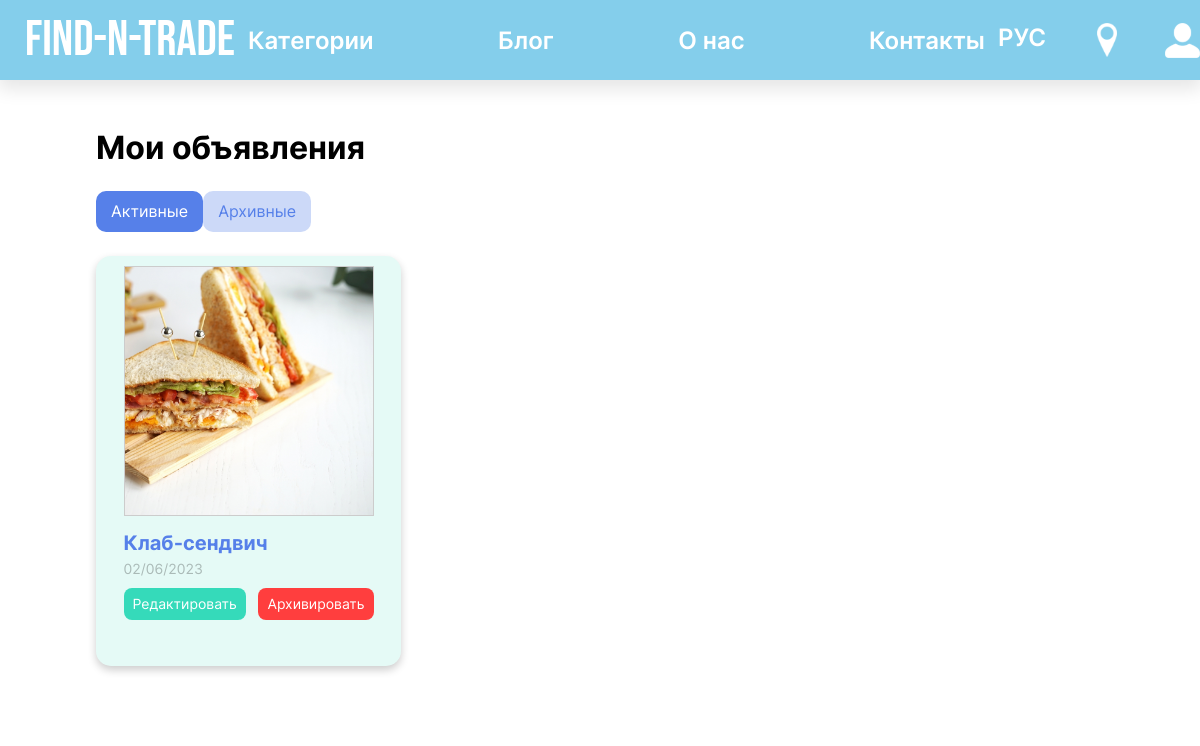
The app's page /active_ads/ (signed in) with its own data.
### main/models.py (models this page shows, shortened)
class Ad(models.Model):
    user= models.ForeignKey(CustomUser, blank=False, null=False, on_delete=models.CASCADE, related_name='creator')
    title= models.CharField(max_length=50, verbose_name="Title")
    company_name= models.CharField(max_length=50, blank=True, null=True, verbose_name="Company_name")
    description= models.TextField(verbose_name="Description")
    image_link = models.ImageField(upload_to=user_image_directory_path, blank=True, null=True,
                                   verbose_name="Ad image")
    cost= models.FloatField(verbose_name="Cost")
    responders= models.ManyToManyField(Respond)
    create_date = models.DateField(auto_now_add=True, verbose_name="Creation date")
    edit_date = models.DateField(auto_now=True, verbose_name="Edit date")
    is_active = models.BooleanField(default=True, verbose_name="Active")
    category=models.OneToOneField(Category, blank=True, null=True, on_delete=models.CASCADE)

### main/views.py (the view)
# urls.py: path('active_ads/', views.ActiveAdListView.as_view(), name='active ads'),
class ActiveAdListView(ListView):
    template_name = "main/active_ads.html"
    model = Ad
    paginate_by = 4
    def get_queryset(self):
        new_context = Ad.objects.filter(
            user=self.request.user,
            is_active=True
        )
        return new_context

### main/templates/main/active_ads.html (shortened to what this page needs)
{% extends 'main/base.html' %}
{% load static %}
{% block links %}  <link rel="stylesheet" href="{% static 'main/css/style_imported.css' %}">  {% endblock %}
{% block content %}
<body background="{% static 'main/images/bg4.png' %}">
    <main>
      <h1 id="actarchads">Мои объявления</h1>
      <div class="ads-sections">
        <a href="{% url 'active ads'%}"><p>Активные</p></a>
        <a href="{% url 'archived ads'%}"><p class="nav_nonactive">Архивные</p></a>
      </div>
      <div class="adsactive">
        {% for i in object_list %}
          <div class="card">
            <div class="ad_image">
              {% if i.image_link.file is not None     %}
              <img src="{{i.image_link.url}}" alt="" style="object-fit:cover;
              object-position: right;
                 width:250px;
                 height:250px;
                 border: solid 1px #CCC">
              {% else %}
              <img src="{% static 'main/img/no-image-removebg-preview.png'%}" alt="" style="object-fit:cover;
              object-position: right;
                 width:250px;
                 height:250px;
                 border: solid 1px #CCC">
              {% endif %}
            </div>
            <div class="adtext">
              <h4><b>{{i.title}} </b></h4>
              <p>{{i.create_date|date:'d/m/Y'}}</p>
            </div>
            <div class="ads-actions">
              <a href="#"><p style="background-color: #35DABA">Редактировать</p></a>
              <form action="{% url 'archive_ad'%}" method="post">
                <button><p style="background-color: #FF3E3E; color: white;">Архивировать</p></button>
              </form>
            </div>
          </div>
      {% endfor %}
    </div>
    <div class="pagination" style="margin-top: 30px;">
      <div class="pages">
        {% for page in paginator.page_range %}
          <a href="?page={{page}}"><p class="{% if page_obj.number == page  %}active_page{% endif %}">{{page}}</p></a>
        {% endfor %}
       </div>
     </main>
</body>
{% endblock %}

### main/static/main/css/style.css (style rules this page uses)
* { box-sizing: border-box; margin: 0; padding: 0; font-family: "Inter", sans-serif; }
a { text-decoration: none; color: #fff; user-drag: none; -webkit-user-drag: none; user-select: none; -moz-user-select: none; -webkit-user-select: none; -ms-user-select: none; }
img { -webkit-user-select: none; -moz-user-select: none; -ms-user-select: none; user-select: none; user-drag: none; -webkit-user-drag: none; user-select: none; -moz-user-select: none; -webkit-user-select: none; -ms-user-select: none; }
button { border: none; outline: none; background: none; display: block; cursor: pointer; -webkit-user-select: none; -moz-user-select: none; -ms-user-select: none; user-select: none; }
:root { --bs-lightblue: #84CEEB; --bs-blue: #5AB9EA; --bs-gradient_one: linear-gradient(60deg, rgba(104, 201, 201, 0.8724440459777661) 15%, rgba(90, 185, 234, 0.4186625333727241) 49%, rgba(86, 128, 233, 0.7015756986388305) 84%); --bs--gradient_two: linear-gradient(45deg, rgba(255, 255, 255, 0.8724440459777661) 15%, rgba(86, 128, 233, 0.7015756986388305) 84%); --bs--gradient_three: linear-gradient(45deg, rgba(255, 255, 255, 0.8724440459777661) 15%, rgba(109, 177, 232, 0.702) 90%); --bs--gradient_four: linear-gradient(45deg, #68C9C9, #5680E9); --bs--lapisblue: #5680E9; --bs-darkblue: #152243; --bs-sea: #072A82; --bs-lavender: #83A4EF; --bs-green: #81D6CD; --bs-grayblue: #2E5E71; --bs-lime: #00FF85; --bs-red: #FF3E3E; --bs-yellow: #FFD84F; }
:root { --bs-lightblue: #84CEEB; --bs-blue: #5AB9EA; --bs-gradient_one: linear-gradient(60deg, rgba(104, 201, 201, 0.8724440459777661) 15%, rgba(90, 185, 234, 0.4186625333727241) 49%, rgba(86, 128, 233, 0.7015756986388305) 84%); --bs--gradient_two: linear-gradient(45deg, rgba(255, 255, 255, 0.8724440459777661) 15%, rgba(86, 128, 233, 0.7015756986388305) 84%); --bs--lapisblue: #5680E9; --bs-darkblue: #152243; --bs-lavender: #83A4EF; --bs-green: #81D6CD; }
.pagination { width: 14%; margin: auto; height: 10%; }
.pages { display: flex; column-gap: 10px; align-items: center; justify-content: center; }
.pages p { text-align: center; font-size: 15px; font-weight: normal; background-color: var(--bs--blue); opacity: 0.5; color: white; padding: 4px 9px; border-radius: 30px; }
.pages a { text-decoration: none; }
.active_page { opacity: 1 !important; }

### main/static/main/css/style_imported.css (style rules this page uses)
:root { --bs-lightblue: #84CEEB; --bs-blue: #5AB9EA; --bs-gradient_one: linear-gradient(60deg, rgba(104, 201, 201, 0.8724440459777661) 15%, rgba(90, 185, 234, 0.4186625333727241) 49%, rgba(86, 128, 233, 0.7015756986388305) 84%); --bs--gradient_two: linear-gradient(45deg, rgba(255, 255, 255, 0.8724440459777661) 15%, rgba(86, 128, 233, 0.7015756986388305) 84%); --bs--gradient_three: linear-gradient(45deg, rgba(255, 255, 255, 0.8724440459777661) 15%, rgba(109, 177, 232, 0.702) 90%); --bs--gradient_four: linear-gradient(45deg, #68C9C9, #5680E9); --bs--lapisblue: #5680E9; --bs-darkblue: #152243; --bs-sea: #072A82; --bs-lavender: #83A4EF; --bs-green: #81D6CD; --bs-grayblue: #2E5E71; --bs-lime: #00FF85; --bs-red: #FF3E3E; --bs-yellow: #FFD84F; }
#actarchads { margin-top: 4%; margin-left: 8%; font-weight: bold; color: var(--bs--blue); }
.ads-sections { display: flex; justify-content: space-between; margin-top: 2%; margin-left: 8%; width: 15%; }
.ads-sections a { text-decoration: none; }
.ads-sections p { background-color: rgba(86, 128, 233, 1); padding: 10px 15px; border-radius: 10px; font-size: 16px; }
.adsactive { margin-left: 8%; margin-right: 8%; margin-top: 2%; display: flex; justify-content: space-between; }
.card { display: flex; flex-direction: column; box-shadow: 0 4px 8px 0 rgba(0,0,0,0.2); transition: 0.3s; width: 305px; height: 410px; border-radius: 15px; background: rgba(53, 218, 186, .13); }
.nav_nonactive { background-color: rgba(86, 128, 233, .3) !important; color: rgba(86, 128, 233, 1) !important; }
.ad_image { width: 250px; height: 250px; margin: 0 auto; margin-top: 10px; }
.adtext { margin-left: 27.5px; margin-top: 15px; }
.adtext h4 { font-size: 20px; color: #5680E9; }
.adtext p { margin-top: 5px; font-size: 14px; opacity: 0.25; }
.ads-actions { margin-top: 10px; margin-left: 27.5px; margin-right: 27.5px; display: flex; justify-content: space-between; }
.ads-actions p { border-radius: 8px; padding: 7px 9px; font-size: 14px; }
.ads-actions a { text-decoration: none; color: #fff; }
.other_users_profile_left_1 h3, h4 { color: #072A82; font-weight: normal; font-size: 22px; }
.other_users_profile_right_1 h2,p { font-size: 22px; line-height: 1.3; }

### records on screen
Ad: image_link (picture), title "Клаб-сендвич", create_date "02/06/2023"
